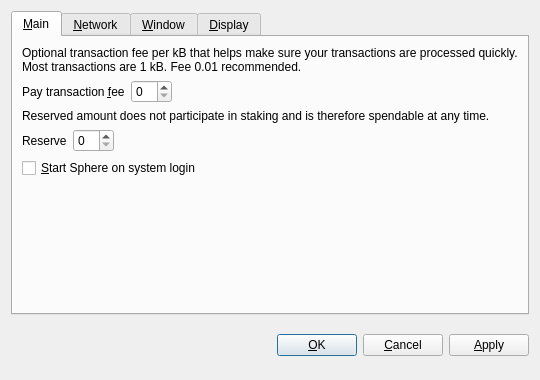
<?xml version="1.0" encoding="UTF-8"?>
<ui version="4.0">
 <class>OptionsDialog</class>
 <widget class="QDialog" name="OptionsDialog">
  <property name="geometry">
   <rect>
    <x>0</x>
    <y>0</y>
    <width>540</width>
    <height>380</height>
   </rect>
  </property>
  <property name="windowTitle">
   <string>Options</string>
  </property>
  <property name="modal">
   <bool>true</bool>
  </property>
  <layout class="QVBoxLayout" name="verticalLayout">
   <item>
    <widget class="QTabWidget" name="tabWidget">
     <property name="tabPosition">
      <enum>QTabWidget::North</enum>
     </property>
     <property name="currentIndex">
      <number>0</number>
     </property>
     <widget class="QWidget" name="tabMain">
      <attribute name="title">
       <string>&amp;Main</string>
      </attribute>
      <layout class="QVBoxLayout" name="verticalLayout_Main">
       <item>
        <widget class="QLabel" name="transactionFeeInfoLabel">
         <property name="text">
          <string>Optional transaction fee per kB that helps make sure your transactions are processed quickly. Most transactions are 1 kB. Fee 0.01 recommended.</string>
         </property>
         <property name="textFormat">
          <enum>Qt::PlainText</enum>
         </property>
         <property name="wordWrap">
          <bool>true</bool>
         </property>
        </widget>
       </item>
       <item>
        <layout class="QHBoxLayout" name="horizontalLayoutFee">
         <item>
          <widget class="QLabel" name="transactionFeeLabel">
           <property name="text">
            <string>Pay transaction &amp;fee</string>
           </property>
           <property name="textFormat">
            <enum>Qt::PlainText</enum>
           </property>
           <property name="buddy">
            <cstring>transactionFee</cstring>
           </property>
          </widget>
         </item>
         <item>
          <widget class="BitcoinAmountField" name="transactionFee"/>
         </item>
         <item>
          <spacer name="horizontalSpacerFee">
           <property name="orientation">
            <enum>Qt::Horizontal</enum>
           </property>
           <property name="sizeHint" stdset="0">
            <size>
             <width>40</width>
             <height>20</height>
            </size>
           </property>
          </spacer>
         </item>
        </layout>
       </item>
       <item>
        <widget class="QLabel" name="reserveBalanceInfoLabel">
         <property name="text">
          <string>Reserved amount does not participate in staking and is therefore spendable at any time.</string>
         </property>
         <property name="textFormat">
          <enum>Qt::PlainText</enum>
         </property>
         <property name="wordWrap">
          <bool>true</bool>
         </property>
        </widget>
       </item>
       <item>
        <layout class="QHBoxLayout" name="horizontalLayoutReserveBalance">
         <item>
          <widget class="QLabel" name="reserveBalanceLabel">
           <property name="text">
            <string>Reserve</string>
           </property>
           <property name="textFormat">
            <enum>Qt::PlainText</enum>
           </property>
           <property name="buddy">
            <cstring>reserveBalance</cstring>
           </property>
          </widget>
         </item>
         <item>
          <widget class="BitcoinAmountField" name="reserveBalance"/>
         </item>
         <item>
          <spacer name="horizontalSpacerReserveBalance">
           <property name="orientation">
            <enum>Qt::Horizontal</enum>
           </property>
           <property name="sizeHint" stdset="0">
            <size>
             <width>40</width>
             <height>20</height>
            </size>
           </property>
          </spacer>
         </item>
        </layout>
       </item>
       <item>
        <widget class="QCheckBox" name="bitcoinAtStartup">
         <property name="toolTip">
          <string>Automatically start Sphere after logging in to the system.</string>
         </property>
         <property name="text">
          <string>&amp;Start Sphere on system login</string>
         </property>
        </widget>
       </item>
       <item>
        <spacer name="verticalSpacer_Main">
         <property name="orientation">
          <enum>Qt::Vertical</enum>
         </property>
         <property name="sizeHint" stdset="0">
          <size>
           <width>20</width>
           <height>40</height>
          </size>
         </property>
        </spacer>
       </item>
      </layout>
     </widget>
     <widget class="QWidget" name="tabNetwork">
      <attribute name="title">
       <string>&amp;Network</string>
      </attribute>
      <layout class="QVBoxLayout" name="verticalLayout_Network">
       <item>
        <widget class="QCheckBox" name="mapPortUpnp">
         <property name="toolTip">
          <string>Automatically open the Sphere client port on the router. This only works when your router supports UPnP and it is enabled.</string>
         </property>
         <property name="text">
          <string>Map port using &amp;UPnP</string>
         </property>
        </widget>
       </item>
       <item>
        <widget class="QCheckBox" name="connectSocks">
         <property name="toolTip">
          <string>Connect to the Sphere network through a SOCKS5 proxy (e.g. when connecting through Tor).</string>
         </property>
         <property name="text">
          <string>&amp;Connect through SOCKS5 proxy:</string>
         </property>
        </widget>
       </item>
       <item>
        <layout class="QHBoxLayout" name="horizontalLayout_Network">
         <item>
          <widget class="QLabel" name="proxyIpLabel">
           <property name="text">
            <string>Proxy &amp;IP:</string>
           </property>
           <property name="textFormat">
            <enum>Qt::PlainText</enum>
           </property>
           <property name="buddy">
            <cstring>proxyIp</cstring>
           </property>
          </widget>
         </item>
         <item>
          <widget class="QValidatedLineEdit" name="proxyIp">
           <property name="maximumSize">
            <size>
             <width>140</width>
             <height>16777215</height>
            </size>
           </property>
           <property name="toolTip">
            <string>IP address of the proxy (e.g. 127.0.0.1)</string>
           </property>
          </widget>
         </item>
         <item>
          <widget class="QLabel" name="proxyPortLabel">
           <property name="text">
            <string>&amp;Port:</string>
           </property>
           <property name="textFormat">
            <enum>Qt::PlainText</enum>
           </property>
           <property name="buddy">
            <cstring>proxyPort</cstring>
           </property>
          </widget>
         </item>
         <item>
          <widget class="QLineEdit" name="proxyPort">
           <property name="maximumSize">
            <size>
             <width>55</width>
             <height>16777215</height>
            </size>
           </property>
           <property name="toolTip">
            <string>Port of the proxy (e.g. 9050)</string>
           </property>
          </widget>
         </item>
         <item>
          <spacer name="horizontalSpacer_Network">
           <property name="orientation">
            <enum>Qt::Horizontal</enum>
           </property>
           <property name="sizeHint" stdset="0">
            <size>
             <width>40</width>
             <height>20</height>
            </size>
           </property>
          </spacer>
         </item>
        </layout>
       </item>
       <item>
        <spacer name="verticalSpacer_Network">
         <property name="orientation">
          <enum>Qt::Vertical</enum>
         </property>
         <property name="sizeHint" stdset="0">
          <size>
           <width>20</width>
           <height>40</height>
          </size>
         </property>
        </spacer>
       </item>
      </layout>
     </widget>
     <widget class="QWidget" name="tabWindow">
      <attribute name="title">
       <string>&amp;Window</string>
      </attribute>
      <layout class="QVBoxLayout" name="verticalLayout_Window">
       <item>
        <widget class="QCheckBox" name="minimizeToTray">
         <property name="toolTip">
          <string>Show only a tray icon after minimizing the window.</string>
         </property>
         <property name="text">
          <string>&amp;Minimize to the tray instead of the taskbar</string>
         </property>
        </widget>
       </item>
       <item>
        <widget class="QCheckBox" name="minimizeOnClose">
         <property name="toolTip">
          <string>Minimize instead of exit the application when the window is closed. When this option is enabled, the application will be closed only after selecting Quit in the menu.</string>
         </property>
         <property name="text">
          <string>M&amp;inimize on close</string>
         </property>
        </widget>
       </item>
       <item>
        <spacer name="verticalSpacer_Window">
         <property name="orientation">
          <enum>Qt::Vertical</enum>
         </property>
         <property name="sizeHint" stdset="0">
          <size>
           <width>20</width>
           <height>40</height>
          </size>
         </property>
        </spacer>
       </item>
      </layout>
     </widget>
     <widget class="QWidget" name="tabDisplay">
      <attribute name="title">
       <string>&amp;Display</string>
      </attribute>
      <layout class="QVBoxLayout" name="verticalLayout_Display">
       <item>
        <layout class="QHBoxLayout" name="horizontalLayout_1_Display">
         <item>
          <widget class="QLabel" name="langLabel">
           <property name="text">
            <string>User Interface &amp;language:</string>
           </property>
           <property name="textFormat">
            <enum>Qt::PlainText</enum>
           </property>
           <property name="buddy">
            <cstring>lang</cstring>
           </property>
          </widget>
         </item>
         <item>
          <widget class="QValueComboBox" name="lang">
           <property name="toolTip">
            <string>The user interface language can be set here. This setting will take effect after restarting Sphere.</string>
           </property>
          </widget>
         </item>
        </layout>
       </item>
       <item>
        <layout class="QHBoxLayout" name="horizontalLayout_2_Display">
         <item>
          <widget class="QLabel" name="unitLabel">
           <property name="text">
            <string>&amp;Unit to show amounts in:</string>
           </property>
           <property name="textFormat">
            <enum>Qt::PlainText</enum>
           </property>
           <property name="buddy">
            <cstring>unit</cstring>
           </property>
          </widget>
         </item>
         <item>
          <widget class="QValueComboBox" name="unit">
           <property name="toolTip">
            <string>Choose the default subdivision unit to show in the interface and when sending coins.</string>
           </property>
          </widget>
         </item>
        </layout>
       </item>
       <item>
        <widget class="QCheckBox" name="coinControlFeatures">
         <property name="toolTip">
          <string>Whether to show coin control features or not.</string>
         </property>
         <property name="text">
          <string>Display coin &amp;control features (experts only!)</string>
         </property>
        </widget>
       </item>
       <item>
        <widget class="QCheckBox" name="minimizeCoinAge">
         <property name="toolTip">
          <string>Whether to select the coin outputs randomly or with minimal coin age.</string>
         </property>
         <property name="text">
          <string>Minimize weight consumption (experimental)</string>
         </property>
        </widget>
       </item>
       <item>
        <widget class="QCheckBox" name="useBlackTheme">
         <property name="text">
          <string>Use black visual theme (requires restart)</string>
         </property>
        </widget>
       </item>
       <item>
        <spacer name="verticalSpacer_Display">
         <property name="orientation">
          <enum>Qt::Vertical</enum>
         </property>
         <property name="sizeHint" stdset="0">
          <size>
           <width>20</width>
           <height>40</height>
          </size>
         </property>
        </spacer>
       </item>
      </layout>
     </widget>
    </widget>
   </item>
   <item>
    <layout class="QHBoxLayout" name="horizontalLayout_Buttons">
     <item>
      <spacer name="horizontalSpacer_1">
       <property name="orientation">
        <enum>Qt::Horizontal</enum>
       </property>
       <property name="sizeHint" stdset="0">
        <size>
         <width>40</width>
         <height>48</height>
        </size>
       </property>
      </spacer>
     </item>
     <item>
      <widget class="QLabel" name="statusLabel">
       <property name="font">
        <font>
         <weight>75</weight>
         <bold>true</bold>
        </font>
       </property>
       <property name="text">
        <string/>
       </property>
       <property name="textFormat">
        <enum>Qt::PlainText</enum>
       </property>
       <property name="wordWrap">
        <bool>true</bool>
       </property>
      </widget>
     </item>
     <item>
      <spacer name="horizontalSpacer_2">
       <property name="orientation">
        <enum>Qt::Horizontal</enum>
       </property>
       <property name="sizeHint" stdset="0">
        <size>
         <width>40</width>
         <height>48</height>
        </size>
       </property>
      </spacer>
     </item>
     <item>
      <widget class="QPushButton" name="okButton">
       <property name="text">
        <string>&amp;OK</string>
       </property>
      </widget>
     </item>
     <item>
      <widget class="QPushButton" name="cancelButton">
       <property name="text">
        <string>&amp;Cancel</string>
       </property>
       <property name="autoDefault">
        <bool>false</bool>
       </property>
      </widget>
     </item>
     <item>
      <widget class="QPushButton" name="applyButton">
       <property name="text">
        <string>&amp;Apply</string>
       </property>
       <property name="autoDefault">
        <bool>false</bool>
       </property>
      </widget>
     </item>
    </layout>
   </item>
  </layout>
 </widget>
 <customwidgets>
  <customwidget>
   <class>BitcoinAmountField</class>
   <extends>QSpinBox</extends>
   <header>bitcoinamountfield.h</header>
  </customwidget>
  <customwidget>
   <class>QValueComboBox</class>
   <extends>QComboBox</extends>
   <header>qvaluecombobox.h</header>
  </customwidget>
  <customwidget>
   <class>QValidatedLineEdit</class>
   <extends>QLineEdit</extends>
   <header>qvalidatedlineedit.h</header>
  </customwidget>
 </customwidgets>
 <resources/>
 <connections/>
</ui>
